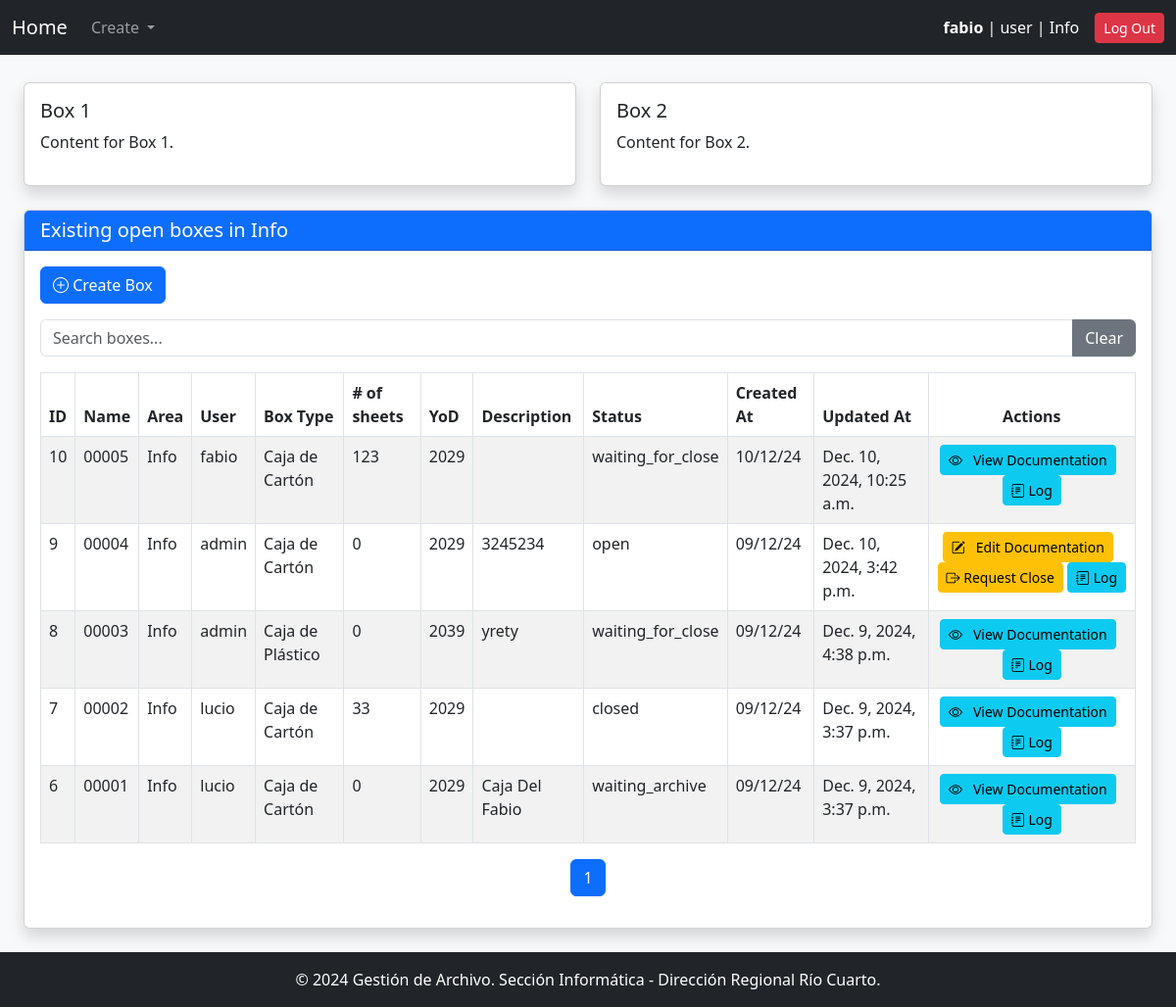
/main/ (signed in), run on the app's committed database.
### gestion_archivo_app/models.py (models this page shows, shortened)
class User(AbstractUser):
    ROLE_CHOICES = [
        ('user', 'User'),
        ('manager', 'Manager'),
        ('archive_responsible', 'Archive Responsible'),
        ('admin', 'System Administrator')
    ]
    role = models.CharField(max_length=20, choices=ROLE_CHOICES)
    area = models.ForeignKey('Area', on_delete=models.SET_NULL, null=True, blank=True)

class Area(models.Model):
    code = models.CharField(max_length=30, unique=True, verbose_name="Area Code")
    name = models.CharField(max_length=100, unique=True, verbose_name="Area Name")
    description = models.TextField(blank=True, null=True, verbose_name="Description")

class Box(models.Model):
    STATUS_CHOICES = [
        ('open', 'Open'),
        ('closed', 'Closed'),
        ('waiting_close', 'Waiting for Close'),
        ('waiting_archive', 'Waiting for Archive'),
        ('accepted_archive', 'Accepted by Archive Responsible'),
        ('archived', 'In Archive'),
    ]
    name = models.CharField(max_length = 10, primary_key=False, verbose_name="Box Name", null=False, blank=False, unique=True)
    box_type = models.ForeignKey(BoxType, on_delete=models.PROTECT, related_name="boxes")
    description = models.TextField(blank=True, null=True, verbose_name="Box Description")
    user = models.ForeignKey(settings.AUTH_USER_MODEL, on_delete=models.PROTECT, related_name="boxes")
    area = models.ForeignKey(Area, on_delete=models.PROTECT, related_name="boxes")
    status = models.CharField(max_length=32, choices=STATUS_CHOICES, default='open')
    id = models.AutoField(primary_key=True, verbose_name="Box ID")  # Auto-incremental ID
    creation_date = models.DateTimeField(auto_now_add=True, verbose_name="Creation Date")
    update_date =  models.DateTimeField(auto_now=True)
    close_date = models.DateTimeField(blank=True, null=True, verbose_name="Close Date")
    current_year = datetime.now().year
    destruction_year = models.PositiveSmallIntegerField(
        choices=[(year, str(year)) for year in range(current_year, 2100)],
        verbose_name="Destruction Year"
    )
    current_area = models.ForeignKey(Area, on_delete=models.PROTECT, related_name="current_boxes", verbose_name="Current Area")
    total_sheets = models.PositiveIntegerField(default=0)

class BoxType(models.Model):
    name = models.CharField(max_length=100, unique=True, verbose_name="Box Type")
    description = models.TextField(blank=True, null=True, verbose_name="Description")

### gestion_archivo_app/views.py (the view)
# urls.py: path('main/', main, name='main'),
@login_required
def main(request):
    if request.user.role == 'admin':
        items = Box.objects.all().order_by('-name')
    else:
        user_area = request.user.area
        items = Box.objects.filter(area=user_area).order_by('-name')
    user_area = request.user.area
    return render(request, "main.html", {"items": items})

### gestion_archivo_app/context_processors.py (called while the page is built)
def system_config(request):
    try:
        pagination_limit = SystemConfigKeyValues.objects.get(key="pagination_limit").value
    except SystemConfigKeyValues.DoesNotExist:
        pagination_limit = 10  # default value
    return {"pagination_limit": pagination_limit}

### gestion_archivo_app/templates/main.html (shortened to what this page needs)
{% extends "base.html" %}
{% block content %}
<div class="container-fluid mt-4">
    <div class="row">
        <div class="col-md-6">
            <div class="card shadow">
                <div class="card-body">
                    <h5 class="card-title">Box 1</h5>
                    <p>Content for Box 1.</p>
                </div>
            </div>
        </div>
        <div class="col-md-6">
            <div class="card shadow">
                <div class="card-body">
                    <h5 class="card-title">Box 2</h5>
                    <p>Content for Box 2.</p>
                </div>
            </div>
        </div>
    </div>
    <div class="row mt-4">
        <div class="col-12">
            <div class="card shadow">
                <div class="card-header bg-primary text-white">
                    <h5 class="mb-0">Existing open boxes in {{ user.area.name }}</h5>
                </div>
                <div class="card-body">
                    <div class="mb-3">
                        <a href="{% url 'create_box' %}" class="btn btn-primary">
                            <i class="bi bi-plus-circle"></i> Create Box
                        </a>
                    </div>
                    <div class="mb-3">
                        <div class="input-group">
                            <input type="text" id="searchInputId" class="form-control" placeholder="Search boxes...">
                            <button type="button" class="btn btn-secondary" onclick="clearSearch()">Clear</button>
                        </div>
                    </div>
                    <table class="table table-bordered table-striped mt-3" id="tableId">
                        <thead>
                            <tr>
                                <th onclick="sortTable(0)">ID </th>
                                <th onclick="sortTable(1)">Name </th>
                                <th onclick="sortTable(2)">Area </th>
                                <th onclick="sortTable(3)">User </th>
                                <th onclick="sortTable(4)">Box Type </th>
                                <th onclick="sortTable(5)"># of sheets </th>
                                <th onclick="sortTable(6)">YoD</th>
                                <th onclick="sortTable(7)">Description </th>
                                <th onclick="sortTable(8)">Status </th>
                                <th onclick="sortTable(9)">Created At </th>
                                <th onclick="sortTable(10)">Updated At </th>
                                <th class="text-center">Actions</th>
                            </tr>
                        </thead>
                        <tbody id="tableBodyId">
                            {% for item in items %}
                            <tr>
                                <td>{{ item.id }}
                                </td>
                                <td>{{ item.name }} </td>
                                <td>{{ item.area.name }}</td>
                                <td>{{ item.user.username }}</td>
                                <td>{{ item.box_type.name }}</td>
                                <td>{{ item.total_sheets }}</td>
                                <td>{{ item.destruction_year }}</td>
                                <td>{{ item.description }}</td>
                                <td>{{ item.status }}</td>
                                <td>{{ item.creation_date|date:"d/m/y" }}</td>
                                <td>{{ item.update_date }}</td>
                                <td class="text-center">
                                    {% if user.role == 'manager' or user.role == 'user' and item.status == 'open' %}
                                    <a href="{% url 'edit_box_documentation' item.id %}"
                                        class="btn btn-sm btn-warning me-2">
                                        <i class="bi bi-pencil-square"></i> &nbsp; Edit Documentation
                                    </a>
                                    <a href="{% url 'request_close_box' item.id %}" class="btn btn-sm btn-warning">
                                        <i class="bi bi-box-arrow-right"></i> Request Close
                                    </a>
                                    {% else %}
                                    <a href="{% url 'edit_box_documentation' item.id %}" class="btn btn-sm btn-info me-2">
                                        <i class="bi bi-eye"></i> &nbsp; View Documentation
                                    </a>
                                    {% endif %}
                                    <a href="{% url 'box_logs' item.id %}" class="btn btn-sm btn-info">
                                        <i class="bi bi-journal-text"></i> Log
                                    </a>
                                </td>
                            </tr>
                            {% endfor %}
                        </tbody>
                    </table>
                    <nav class="mt-3">
                        <ul class="pagination justify-content-center" id="tableBodyIdPagination">
                        </ul>
                    </nav>
                </div>
            </div>
        </div>
    </div>
</div>
{% load static %}
{% endblock %}

### gestion_archivo_app/templates/base.html (shortened to what this page needs)
<!DOCTYPE html>
<html lang="en">
<head>
    {% load static %}
    <link href="https://cdn.jsdelivr.net/npm/bootstrap@5.3.0/dist/css/bootstrap.min.css" rel="stylesheet">
    <link href="https://cdn.jsdelivr.net/npm/bootstrap-icons/font/bootstrap-icons.css" rel="stylesheet">
</head>
<body class="bg-light" a>
    <nav class="navbar navbar-expand-lg navbar-dark bg-dark">
        <div class="container-fluid">
            <a class="navbar-brand" href="{% url 'main' %}">Home</a>
            <div class="collapse navbar-collapse" id="navbarNav">
                <ul class="navbar-nav me-auto">
                    <li class="nav-item dropdown">
                        <a class="nav-link dropdown-toggle" href="#" id="createDropdown" role="button" data-bs-toggle="dropdown" aria-expanded="false">
                            Create
                        </a>
                    </li>
                </ul>
            </div>
                <div class="d-flex align-items-center">
                    {% if user.is_authenticated %}
                        <span class="text-white me-3">
                            <strong>{{ user.username }}</strong> | {{ user.role }} | {{ user.area.name }}
                        </span>
                        <a href="{% url 'logout' %}" class="btn btn-danger btn-sm">Log Out</a>
                    {% else %}
                        <a href="{% url 'login' %}" class="btn btn-success btn-sm">Log In</a>
                    {% endif %}
                </div>
            </div>
    </nav>
    <div class="container-fluid py-4" style='margin-top:-20px' >
        {% block content %}{% endblock %}
    </div>
    <footer class="bg-dark text-white text-center py-3 mt-auto">
        <p class="mb-0">&copy; 2024 Gestión de Archivo. Sección Informática - Dirección Regional Río Cuarto.</p>
    </footer>
</body>
</html>

### gestion_archivo_app/templates/base.html (style rules this page uses)
html { scroll-behavior:auto; }

### data on the page
User: username "fabio", role "user", area.name "Info"
Box: id "10", name "00005", area.name "Info", user.username "fabio", box_type.name "Caja de Cartón", total_sheets "123", destruction_year "2029", status "waiting_for_close", creation_date "10/12/24", update_date "Dec. 10, 2024, 10:25 a.m.", shows "View Documentation"
Box: id "9", name "00004", area.name "Info", user.username "admin", box_type.name "Caja de Cartón", total_sheets "0", destruction_year "2029", description "3245234", status "open", creation_date "09/12/24", update_date "Dec. 10, 2024, 3:42 p.m.", shows "Edit Documentation"
Box: id "8", name "00003", area.name "Info", user.username "admin", box_type.name "Caja de Plástico", total_sheets "0", destruction_year "2039", description "yrety", status "waiting_for_close", creation_date "09/12/24", update_date "Dec. 9, 2024, 4:38 p.m.", shows "View Documentation"
Box: id "7", name "00002", area.name "Info", user.username "lucio", box_type.name "Caja de Cartón", total_sheets "33", destruction_year "2029", status "closed", creation_date "09/12/24", update_date "Dec. 9, 2024, 3:37 p.m.", shows "View Documentation"
Box: id "6", name "00001", area.name "Info", user.username "lucio", box_type.name "Caja de Cartón", total_sheets "0", destruction_year "2029", description "Caja Del Fabio", status "waiting_archive", creation_date "09/12/24", update_date "Dec. 9, 2024, 3:37 p.m.", shows "View Documentation"
